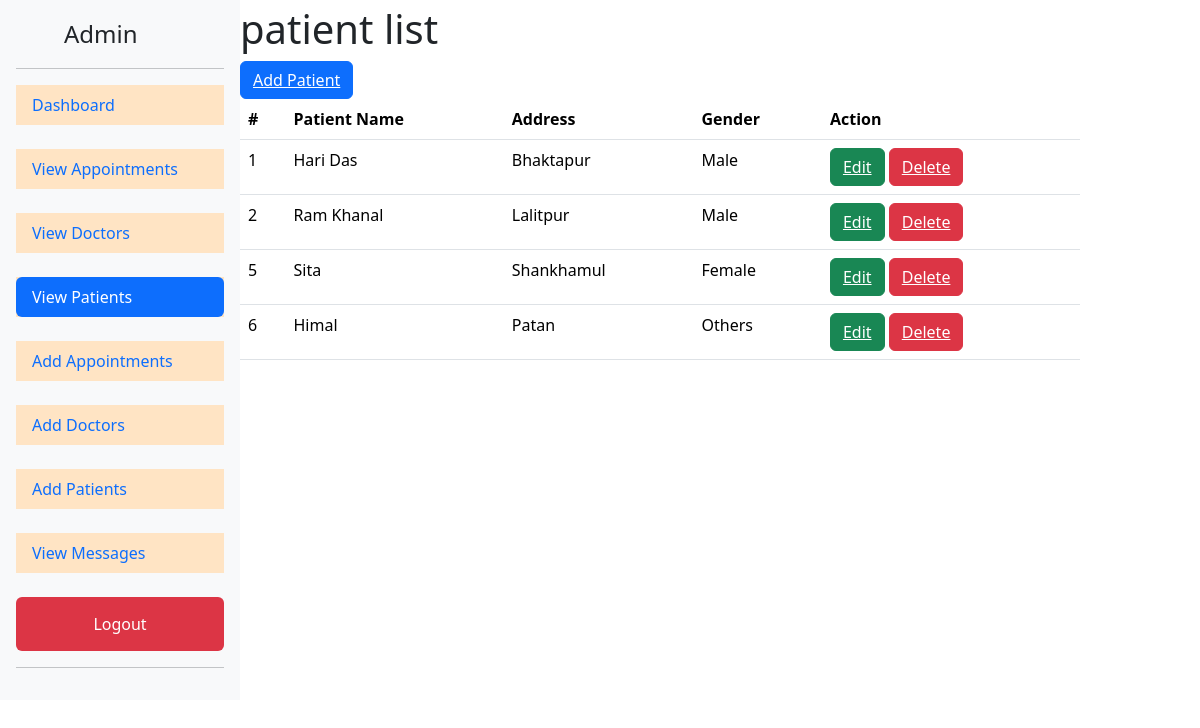
/viewpatient (signed in), run on the app's committed database.
### Hospital/models.py (models this page shows, shortened)
class Patient(models.Model):
    Patient_name = models.CharField(max_length=100)
    Gender_Choices = (('Male','male'),('Female','female'),('Others','others'))
    Gender = models.CharField(max_length=100,choices=Gender_Choices,default='Male')
    Address = models.CharField(max_length=100)

### Hospital/views.py (the view)
# urls.py: path('viewpatient',viewpatient,name='viewpatient'),
@login_required(login_url="adlogin")
def viewpatient(request):
    mypatient = Patient.objects.all()
    return render(request,'viewpatient.html',{'patients':mypatient})

### templates/viewpatient.html
{% extends "baseadmin.html" %}
{% block content %}
<h1>patient list</h1>
<button class="btn btn-primary"><a href="{% url 'addpatient' %}" class="text-white">Add Patient</a></button>
<table class="table">
    <thead class="thead-dark">
      <tr>
        <th scope="col">#</th>
        <th scope="col">Patient Name</th>
        <th scope="col">Address</th>
        <th scope="col">Gender</th>
        <th scope="col">Action</th>
      </tr>
    </thead>
    <tbody>
        {% for d in patients %}
        <tr>
            <td>{{d.id}}</td>
            <td>{{d.Patient_name}}</td>
            <td>{{d.Address}}</td>
            <td>{{d.Gender}}</td>
            <td><button class="btn btn-success"><a href="{% url "editpatient" d.id %}" class="text-white">Edit</a></button> <button class="btn btn-danger"><a href="{% url 'delpatient' d.id %}" class="text-white">Delete</a></button></td>
        </tr>
        {% endfor %}
    </tbody>
  </table>
{% endblock content %}

### data on the page
Patient: id "1", Patient_name "Hari Das", Address "Bhaktapur", Gender "Male"
Patient: id "2", Patient_name "Ram Khanal", Address "Lalitpur", Gender "Male"
Patient: id "5", Patient_name "Sita", Address "Shankhamul", Gender "Female"
Patient: id "6", Patient_name "Himal", Address "Patan", Gender "Others"
